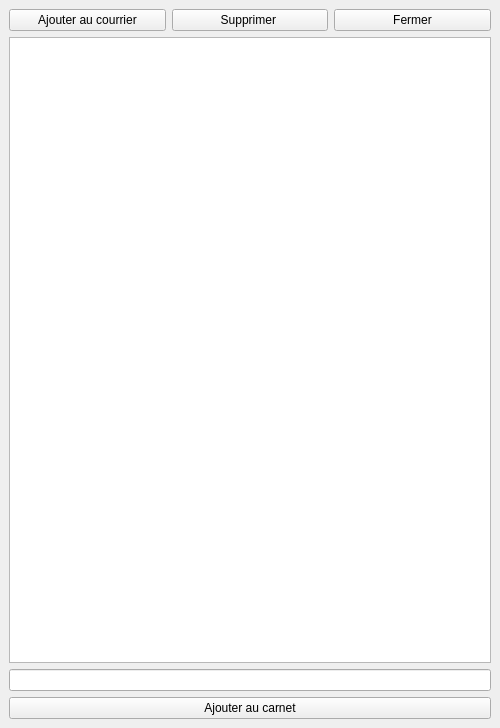
<?xml version="1.0" encoding="UTF-8"?>
<ui version="4.0">
 <class>AddressBook</class>
 <widget class="QMainWindow" name="AddressBook">
  <property name="geometry">
   <rect>
    <x>0</x>
    <y>0</y>
    <width>500</width>
    <height>728</height>
   </rect>
  </property>
  <property name="windowTitle">
   <string>MainWindow</string>
  </property>
  <widget class="QWidget" name="centralwidget">
   <layout class="QHBoxLayout" name="horizontalLayout_3">
    <item>
     <layout class="QVBoxLayout" name="verticalLayout_2">
      <item>
       <layout class="QHBoxLayout" name="horizontalLayout">
        <item>
         <widget class="QPushButton" name="addToMailButton">
          <property name="text">
           <string>Ajouter au courrier</string>
          </property>
         </widget>
        </item>
        <item>
         <widget class="QPushButton" name="deleteButton">
          <property name="text">
           <string>Supprimer </string>
          </property>
         </widget>
        </item>
        <item>
         <widget class="QPushButton" name="closeButton">
          <property name="text">
           <string>Fermer</string>
          </property>
         </widget>
        </item>
       </layout>
      </item>
      <item>
       <widget class="QListWidget" name="addressList"/>
      </item>
      <item>
       <layout class="QVBoxLayout" name="verticalLayout">
        <item>
         <widget class="QLineEdit" name="addressField"/>
        </item>
        <item>
         <layout class="QHBoxLayout" name="horizontalLayout_2">
          <item>
           <widget class="QPushButton" name="addToListButton">
            <property name="text">
             <string>Ajouter au carnet</string>
            </property>
           </widget>
          </item>
         </layout>
        </item>
       </layout>
      </item>
     </layout>
    </item>
   </layout>
  </widget>
  <action name="actionAjouter_une_adresse">
   <property name="text">
    <string>Ajouter une adresse</string>
   </property>
  </action>
  <action name="actionSupprimer_l_adresse">
   <property name="text">
    <string>Supprimer l'adresse</string>
   </property>
  </action>
  <action name="actionQuitter">
   <property name="text">
    <string>Quitter</string>
   </property>
  </action>
  <action name="actionFermet_le_carnet">
   <property name="text">
    <string>Fermer</string>
   </property>
  </action>
 </widget>
 <resources/>
 <connections/>
</ui>
